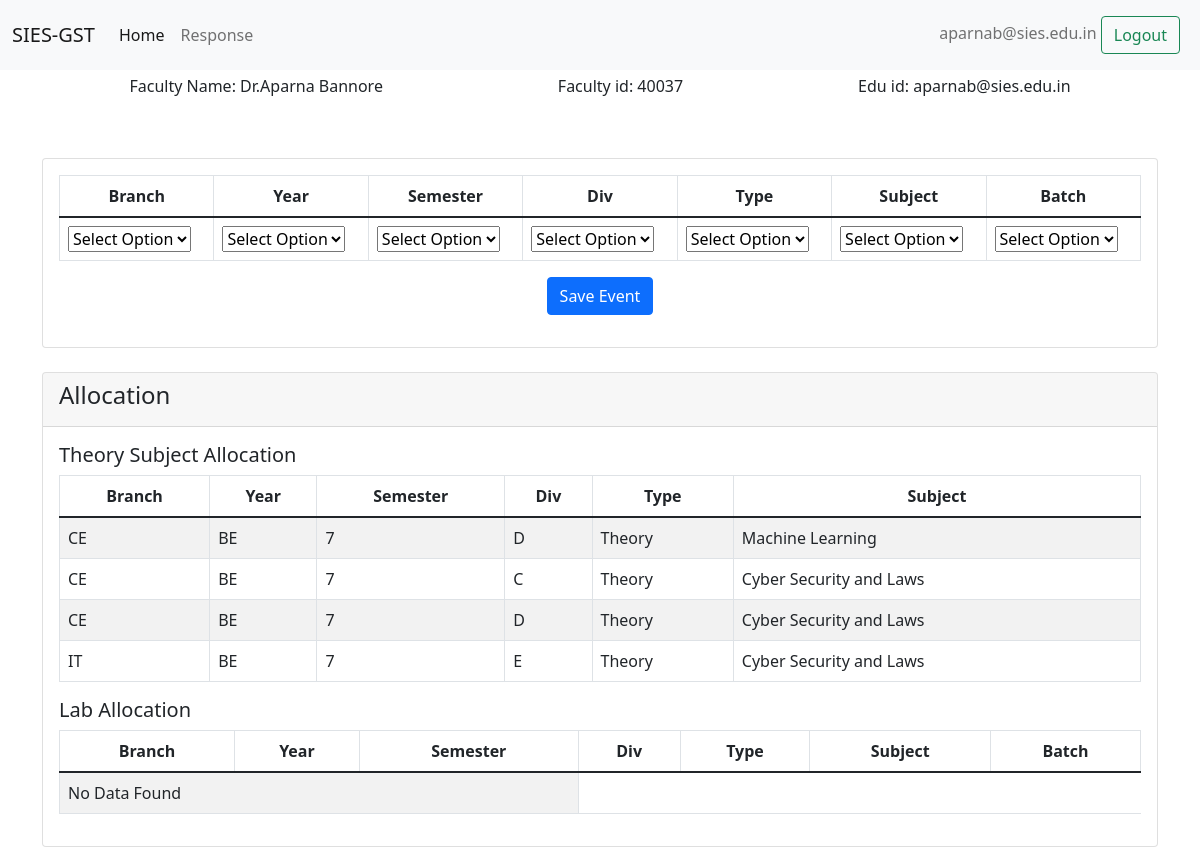
Page /faculty/home.php (signed in) on the committed database.
### tables this page shows
CREATE TABLE `faculty` (
  `f_empid1` varchar(25) NOT NULL,
  `f_name` varchar(40) NOT NULL,
  `f_eduid` varchar(40) NOT NULL
);

CREATE TABLE `f_allocation` (
  `id` int(10) NOT NULL,
  `f_empid` varchar(25) NOT NULL,
  `f_branch` varchar(25) NOT NULL,
  `f_year` varchar(25) NOT NULL,
  `f_semester` varchar(25) NOT NULL,
  `f_division` varchar(25) NOT NULL,
  `f_type` varchar(25) NOT NULL,
  `f_subject` varchar(500) NOT NULL,
  `f_batch` varchar(500) NOT NULL
);

### faculty/home.php (the view, shortened to what this page needs)
<?php
include( 'dbcon.php' );
?>
<!doctype html>
<html lang="en">
<head>
    <link href="https://cdn.jsdelivr.net/npm/bootstrap@5.1.3/dist/css/bootstrap.min.css" rel="stylesheet">
</head>
<body>
    <nav class="navbar navbar-expand-lg navbar-light bg-light">
        <div class="container-fluid">
            <a class="navbar-brand" href="#">SIES-GST</a>
            <div class="collapse navbar-collapse" id="navbarSupportedContent">
                <ul class="navbar-nav me-auto mb-2 mb-lg-0">
                    <li class="nav-item">
                        <a class="nav-link active" aria-current="page" href="home.php">Home</a>
                    </li>
                    <li class="nav-item">
                        <a class="nav-link" href="feedbackresponce.php">Response</a>
                    </li>
                </ul>
                <span class="navbar-text">
                    <?php echo $_SESSION["f_eduid"] ?>
                    <button onclick="document.location='logout.php'" class="btn btn-outline-success me-2" type="button">
                        Logout
                    </button>
                </span>
            </div>
        </div>
    </nav>
    <div class="container ">
        <div class="d-flex flex-row   justify-content-around form-outline mb-4">
            <div class="p-1">
                <label class="form-label float-left">Faculty Name:
                    <?php
                    $sql = "SELECT f_name from faculty where f_eduid='".$_SESSION['f_eduid']."'";
                    $result = $con->query($sql);
                    while ($row = mysqli_fetch_array($result)) {
                        echo "" . $row['f_name'];
                    }
                    ?>
                </label>
            </div>
            <div class="p-1">
                <label class="form-label float-left">Faculty id:
                    <?php
                    $sql = "SELECT f_empid1 from faculty where f_eduid='".$_SESSION['f_eduid']."'";
                    $result = $con->query($sql);
                    while ($row = mysqli_fetch_array($result)) {
                        echo "" . $row['f_empid1'];
                    }
                    ?>
                </label>
            </div>
            <div class="p-1">
                <label class="form-label float-left">Edu id:
                    <?php
                    $sql = "SELECT f_eduid from faculty where f_eduid='".$_SESSION['f_eduid']."'";
                    $result = $con->query($sql);
                    while ($row = mysqli_fetch_array($result)) {
                        echo "" . $row['f_eduid'];
                    }
                    ?>
                </label>
            </div>
        </div>
    </div>
    <div class="container ">
            <div class="d-flex justify-content-center">
                <div class="col-md-12 justify-content-center mt-4">
                    <div class="card">
                        <div class="card-body">
                            <form action="action.php" method="POST" autocomplete="off">
                                <table class="table table-bordered">
                                    <thead>
                                        <tr>
                                            <th class="text-center">
                                                Branch
                                            </th>
                                            <th class="text-center">
                                                Year
                                            </th>
                                            <th class="text-center">
                                                Semester
                                            </th>
                                            <th class="text-center">
                                                Div
                                            </th>
                                            <th class="text-center">
                                                Type
                                            </th>
                                            <th class="text-center">
                                                Subject
                                            </th>
                                            <th class="text-center">
                                                Batch
                                            </th>
                                        </tr>
                                    </thead>
                                    <tbody>
                                        <tr>
                                            <td>
                                                <select name="sel1" id="sel1">
                                                    <option value="">Select Option</option>
                                                </select>
                                            </td>
                                            <td>
                                                <select name="sel5" id="sel5">
                                                    <option value="">Select Option</option>
                                                </select>
                                            </td>
                                            <td>
                                                <select name="sel2" id="sel2">
                                                    <option value="">Select Option</option>
                                                </select>
                                            </td>
                                            <td>
                                                <select name="sel4" id="sel4">
                                                    <option value="">Select Option</option>
                                                </select>
                                            </td>
                                            <td>
                                                <select name="sel6" id="sel6" onchange="check()">
                                                    <option value="">Select Option</option>
                                                </select>
                                            </td>
                                            <td>
                                                <select name="sel3" id="sel3">
                                                    <option value="">Select Option</option>
                                                </select>
                                            </td>
                                            <td>
                                                <select name="sel7" id="sel7">
                                                    <option value="">Select Option</option>
                                                </select>
                                            </td>
                                        </tr>
                                    </tbody>
                                </table>
                                <div class="form-group mb-3 text-center">
                                    <button type="submit" id="btSubmit" name="add_data" class="btn btn-primary">Save Event</button>
                                </div>
                            </form>
                        </div>
                    </div>
                </div>
            </div>
        </div>
    <div class="container">
            <div class="row">
                <div class="col-md-12 mt-4">
                    <div class="card">
                        <div class="card-header">
                            <h4>Allocation</h4>
                        </div>
                        <div class="card-body">
                            <h5>Theory Subject Allocation</h5>
                            <table class="table table-bordered table-striped">
                                <thead>
                                    <tr>
                                        <th class="text-center">
                                            Branch
                                        </th>
                                        <th class="text-center">
                                            Year
                                        </th>
                                        <th class="text-center">
                                            Semester
                                        </th>
                                        <th class="text-center">
                                            Div
                                        </th>
                                        <th class="text-center">
                                            Type
                                        </th>
                                        <th class="text-center">
                                            Subject
                                        </th>
                                    </tr>
                                </thead>
                                <tbody>
                                    <?php
                                include 'dbcon.php';
                                $query = "SELECT * FROM `f_allocation` WHERE f_empid='".$_SESSION['f_empid1']."' and f_type='theory'";
                                $result = mysqli_query( $con, $query );?>
                                    <?php if ( $result->num_rows > 0 ): ?>
                                    <?php while( $array = mysqli_fetch_row( $result ) ): ?>
                                    <tr>
                                        <td><?php echo $array[2];?></td>
                                        <td><?php echo $array[3];?></td>
                                        <td><?php echo $array[4];?></td>
                                        <td><?php echo $array[5];?></td>
                                        <td><?php echo $array[6];?></td>
                                        <td><?php echo $array[7];?></td>
                                    </tr>
                                    <?php endwhile;?>
                                    <?php else: ?>
                                    <tr>
                                        <td colspan="3" rowspan="1" headers="">No Data Found</td>
                                    </tr>
                                    <?php endif;?>
                                </tbody>
                            </table>
                            <h5>Lab Allocation</h5>
                            <table class="table table-bordered table-striped">
                                <thead>
                                    <tr>
                                        <th class="text-center">
                                            Branch
                                        </th>
                                        <th class="text-center">
                                            Year
                                        </th>
                                        <th class="text-center">
                                            Semester
                                        </th>
                                        <th class="text-center">
                                            Div
                                        </th>
                                        <th class="text-center">
                                            Type
                                        </th>
                                        <th class="text-center">
                                            Subject
                                        </th>
                                        <th class="text-center">
                                            Batch
                                        </th>
                                    </tr>
                                </thead>
                                <tbody>
                                    <?php
                                include 'dbcon.php';
                                $query = "SELECT * FROM `f_allocation` WHERE f_empid='".$_SESSION['f_empid1']."' and f_type='lab'";
                                $result = mysqli_query( $con, $query );?>
                                    <?php if ( $result->num_rows > 0 ): ?>
                                    <?php while( $array = mysqli_fetch_row( $result ) ): ?>
                                    <tr>
                                        <td><?php echo $array[2];?></td>
                                        <td><?php echo $array[3];?></td>
                                        <td><?php echo $array[4];?></td>
                                        <td><?php echo $array[5];?></td>
                                        <td><?php echo $array[6];?></td>
                                        <td><?php echo $array[7];?></td>
                                        <td><?php echo $array[8];?></td>
                                    </tr>
                                    <?php endwhile;?>
                                    <?php else: ?>
                                    <tr>
                                        <td colspan="3" rowspan="1" headers="">No Data Found</td>
                                    </tr>
                                    <?php endif;?>
                                </tbody>
                            </table>
                        </div>
                    </div>
                </div>
            </div>
        </div>
</body>
</html>

### rows in the picture
faculty: f_name "Dr.Aparna Bannore", f_empid1 "40037", f_eduid "aparnab@sies.edu.in"
f_allocation: f_branch "CE", f_year "BE", f_semester "7", f_division "D", f_type "Theory", f_subject "Machine Learning"
f_allocation: f_branch "CE", f_year "BE", f_semester "7", f_division "C", f_type "Theory", f_subject "Cyber Security and Laws"
f_allocation: f_branch "CE", f_year "BE", f_semester "7", f_division "D", f_type "Theory", f_subject "Cyber Security and Laws"
f_allocation: f_branch "IT", f_year "BE", f_semester "7", f_division "E", f_type "Theory", f_subject "Cyber Security and Laws"

### other values in the picture
$_SESSION["f_eduid"] "aparnab@sies.edu.in"
